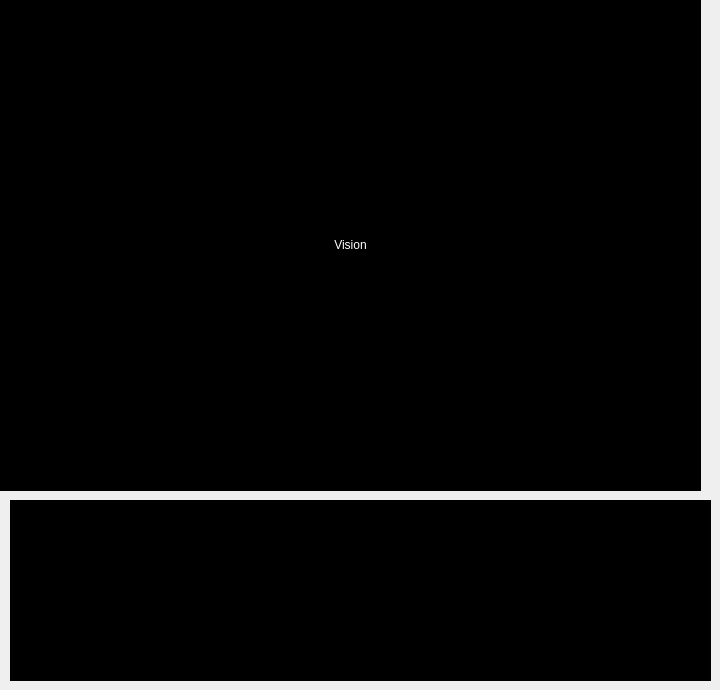
         <widget class="QWidget" name="VisionAndTimelinePage">
          <widget class="QWidget" name="CameraWidget" native="true">
           <property name="geometry">
            <rect>
             <x>0</x>
             <y>0</y>
             <width>701</width>
             <height>491</height>
            </rect>
           </property>
           <property name="styleSheet">
            <string notr="true">background-color: #000000;</string>
           </property>
           <layout class="QHBoxLayout" name="horizontalLayout_2">
            <item alignment="Qt::AlignmentFlag::AlignHCenter|Qt::AlignmentFlag::AlignVCenter">
             <widget class="QLabel" name="VisionText">
              <property name="styleSheet">
               <string notr="true">color:white;</string>
              </property>
              <property name="text">
               <string>Vision</string>
              </property>
              <property name="alignment">
               <set>Qt::AlignmentFlag::AlignCenter</set>
              </property>
             </widget>
            </item>
           </layout>
          </widget>
          <widget class="QFrame" name="Timeline">
           <property name="geometry">
            <rect>
             <x>10</x>
             <y>500</y>
             <width>701</width>
             <height>181</height>
            </rect>
           </property>
           <property name="sizePolicy">
            <sizepolicy hsizetype="Preferred" vsizetype="Preferred">
             <horstretch>0</horstretch>
             <verstretch>0</verstretch>
            </sizepolicy>
           </property>
           <property name="styleSheet">
            <string notr="true">background-color: #000000;</string>
           </property>
           <property name="frameShape">
            <enum>QFrame::Shape::StyledPanel</enum>
           </property>
           <property name="frameShadow">
            <enum>QFrame::Shadow::Raised</enum>
           </property>
           <layout class="QHBoxLayout" name="horizontalLayout_3">
            <item alignment="Qt::AlignmentFlag::AlignVCenter">
             <widget class="QWidget" name="StartWidget" native="true">
              <layout class="QVBoxLayout" name="verticalLayout_2">
               <item>
                <widget class="QLabel" name="StartProcessText">
                 <property name="font">
                  <font>
                   <pointsize>12</pointsize>
                  </font>
                 </property>
                 <property name="text">
                  <string>Start</string>
                 </property>
                 <property name="alignment">
                  <set>Qt::AlignmentFlag::AlignCenter</set>
                 </property>
                </widget>
               </item>
               <item alignment="Qt::AlignmentFlag::AlignHCenter">
                <widget class="QLabel" name="StartCircle">
                 <property name="sizePolicy">
                  <sizepolicy hsizetype="Fixed" vsizetype="Fixed">
                   <horstretch>0</horstretch>
                   <verstretch>0</verstretch>
                  </sizepolicy>
                 </property>
                 <property name="text">
                  <string/>
                 </property>
                 <property name="pixmap">
                  <pixmap>icons/white/timeline-circle.svg</pixmap>
                 </property>
                 <property name="scaledContents">
                  <bool>true</bool>
                 </property>
                 <property name="alignment">
                  <set>Qt::AlignmentFlag::AlignCenter</set>
                 </property>
                </widget>
               </item>
              </layout>
             </widget>
            </item>
            <item alignment="Qt::AlignmentFlag::AlignVCenter">
             <widget class="QWidget" name="ConnectWidget" native="true">
              <layout class="QVBoxLayout" name="verticalLayout">
               <item>
                <widget class="QLabel" name="ConnectProcessText">
                 <property name="font">
                  <font>
                   <pointsize>12</pointsize>
                  </font>
                 </property>
                 <property name="text">
                  <string>Connect</string>
                 </property>
                 <property name="alignment">
                  <set>Qt::AlignmentFlag::AlignCenter</set>
                 </property>
                </widget>
               </item>
               <item alignment="Qt::AlignmentFlag::AlignHCenter">
                <widget class="QLabel" name="ConnectCircle">
                 <property name="sizePolicy">
                  <sizepolicy hsizetype="Fixed" vsizetype="Fixed">
                   <horstretch>0</horstretch>
                   <verstretch>0</verstretch>
                  </sizepolicy>
                 </property>
                 <property name="text">
                  <string/>
                 </property>
                 <property name="pixmap">
                  <pixmap>icons/white/timeline-circle.svg</pixmap>
                 </property>
                 <property name="scaledContents">
                  <bool>true</bool>
                 </property>
                 <property name="alignment">
                  <set>Qt::AlignmentFlag::AlignCenter</set>
                 </property>
                </widget>
               </item>
              </layout>
             </widget>
            </item>
            <item alignment="Qt::AlignmentFlag::AlignVCenter">
             <widget class="QWidget" name="INITWidget" native="true">
              <layout class="QVBoxLayout" name="verticalLayout_3">
               <item>
                <widget class="QLabel" name="INITProcessText">
                 <property name="font">
                  <font>
                   <pointsize>12</pointsize>
                  </font>
                 </property>
                 <property name="text">
                  <string>INIT</string>
                 </property>
                 <property name="alignment">
                  <set>Qt::AlignmentFlag::AlignCenter</set>
                 </property>
                </widget>
               </item>
               <item alignment="Qt::AlignmentFlag::AlignHCenter">
                <widget class="QLabel" name="INITCircle">
                 <property name="sizePolicy">
                  <sizepolicy hsizetype="Fixed" vsizetype="Fixed">
                   <horstretch>0</horstretch>
                   <verstretch>0</verstretch>
                  </sizepolicy>
                 </property>
                 <property name="text">
                  <string/>
                 </property>
                 <property name="pixmap">
                  <pixmap>icons/white/timeline-circle.svg</pixmap>
                 </property>
                 <property name="scaledContents">
                  <bool>true</bool>
                 </property>
                 <property name="alignment">
                  <set>Qt::AlignmentFlag::AlignCenter</set>
                 </property>
                </widget>
               </item>
              </layout>
             </widget>
            </item>
            <item alignment="Qt::AlignmentFlag::AlignVCenter">
             <widget class="QWidget" name="IdleWidget" native="true">
              <layout class="QVBoxLayout" name="verticalLayout_6">
               <item>
                <widget class="QLabel" name="IdleProcessText">
                 <property name="font">
                  <font>
                   <pointsize>12</pointsize>
                  </font>
                 </property>
                 <property name="text">
                  <string>Idle</string>
                 </property>
                 <property name="alignment">
                  <set>Qt::AlignmentFlag::AlignCenter</set>
                 </property>
                </widget>
               </item>
               <item alignment="Qt::AlignmentFlag::AlignHCenter">
                <widget class="QLabel" name="IdleCircle">
                 <property name="sizePolicy">
                  <sizepolicy hsizetype="Fixed" vsizetype="Fixed">
                   <horstretch>0</horstretch>
                   <verstretch>0</verstretch>
                  </sizepolicy>
                 </property>
                 <property name="text">
                  <string/>
                 </property>
                 <property name="pixmap">
                  <pixmap>icons/white/timeline-circle.svg</pixmap>
                 </property>
                 <property name="scaledContents">
                  <bool>true</bool>
                 </property>
                 <property name="alignment">
                  <set>Qt::AlignmentFlag::AlignCenter</set>
                 </property>
                </widget>
               </item>
              </layout>
             </widget>
            </item>
            <item alignment="Qt::AlignmentFlag::AlignVCenter">
             <widget class="QWidget" name="ManualAlignWidget" native="true">
              <layout class="QVBoxLayout" name="verticalLayout_7">
               <item>
                <widget class="QLabel" name="RoughAlignProcessText">
                 <property name="font">
                  <font>
                   <pointsize>12</pointsize>
                  </font>
                 </property>
                 <property name="text">
                  <string>Rough Align</string>
                 </property>
                 <property name="alignment">
                  <set>Qt::AlignmentFlag::AlignCenter</set>
                 </property>
                </widget>
               </item>
               <item alignment="Qt::AlignmentFlag::AlignHCenter">
                <widget class="QLabel" name="RoughAlignCircle">
                 <property name="sizePolicy">
                  <sizepolicy hsizetype="Fixed" vsizetype="Fixed">
                   <horstretch>0</horstretch>
                   <verstretch>0</verstretch>
                  </sizepolicy>
                 </property>
                 <property name="text">
                  <string/>
                 </property>
                 <property name="pixmap">
                  <pixmap>icons/white/timeline-circle.svg</pixmap>
                 </property>
                 <property name="scaledContents">
                  <bool>true</bool>
                 </property>
                 <property name="alignment">
                  <set>Qt::AlignmentFlag::AlignCenter</set>
                 </property>
                </widget>
               </item>
              </layout>
             </widget>
            </item>
            <item alignment="Qt::AlignmentFlag::AlignVCenter">
             <widget class="QWidget" name="AutoAlignWidget" native="true">
              <layout class="QVBoxLayout" name="verticalLayout_8">
               <item>
                <widget class="QLabel" name="PreciseAlignProcessText">
                 <property name="font">
                  <font>
                   <pointsize>12</pointsize>
                  </font>
                 </property>
                 <property name="text">
                  <string>Precise Align</string>
                 </property>
                 <property name="alignment">
                  <set>Qt::AlignmentFlag::AlignCenter</set>
                 </property>
                </widget>
               </item>
               <item alignment="Qt::AlignmentFlag::AlignHCenter">
                <widget class="QLabel" name="PreciseAlignCircle">
                 <property name="sizePolicy">
                  <sizepolicy hsizetype="Fixed" vsizetype="Fixed">
                   <horstretch>0</horstretch>
                   <verstretch>0</verstretch>
                  </sizepolicy>
                 </property>
                 <property name="text">
                  <string/>
                 </property>
                 <property name="pixmap">
                  <pixmap>icons/white/timeline-circle.svg</pixmap>
                 </property>
                 <property name="scaledContents">
                  <bool>true</bool>
                 </property>
                 <property name="alignment">
                  <set>Qt::AlignmentFlag::AlignCenter</set>
                 </property>
                </widget>
               </item>
              </layout>
             </widget>
            </item>
            <item alignment="Qt::AlignmentFlag::AlignVCenter">
             <widget class="QWidget" name="AutoPickWidget" native="true">
              <layout class="QVBoxLayout" name="verticalLayout_9">
               <item>
                <widget class="QLabel" name="PickProcessText">
                 <property name="font">
                  <font>
                   <pointsize>12</pointsize>
                  </font>
                 </property>
                 <property name="text">
                  <string>Pick</string>
                 </property>
                 <property name="alignment">
                  <set>Qt::AlignmentFlag::AlignCenter</set>
                 </property>
                </widget>
               </item>
               <item alignment="Qt::AlignmentFlag::AlignHCenter">
                <widget class="QLabel" name="PickCircle">
                 <property name="sizePolicy">
                  <sizepolicy hsizetype="Fixed" vsizetype="Fixed">
                   <horstretch>0</horstretch>
                   <verstretch>0</verstretch>
                  </sizepolicy>
                 </property>
                 <property name="text">
                  <string/>
                 </property>
                 <property name="pixmap">
                  <pixmap>icons/white/timeline-circle.svg</pixmap>
                 </property>
                 <property name="scaledContents">
                  <bool>true</bool>
                 </property>
                 <property name="alignment">
                  <set>Qt::AlignmentFlag::AlignCenter</set>
                 </property>
                </widget>
               </item>
              </layout>
             </widget>
            </item>
            <item alignment="Qt::AlignmentFlag::AlignVCenter">
             <widget class="QWidget" name="AssemblyWidget" native="true">
              <layout class="QVBoxLayout" name="verticalLayout_4">
               <item alignment="Qt::AlignmentFlag::AlignTop">
                <widget class="QLabel" name="AssemblyProcessText">
                 <property name="font">
                  <font>
                   <pointsize>12</pointsize>
                  </font>
                 </property>
                 <property name="text">
                  <string>Assembly</string>
                 </property>
                 <property name="alignment">
                  <set>Qt::AlignmentFlag::AlignCenter</set>
                 </property>
                </widget>
               </item>
               <item alignment="Qt::AlignmentFlag::AlignHCenter|Qt::AlignmentFlag::AlignVCenter">
                <widget class="QLabel" name="AssemblyCircle">
                 <property name="sizePolicy">
                  <sizepolicy hsizetype="Fixed" vsizetype="Fixed">
                   <horstretch>0</horstretch>
                   <verstretch>0</verstretch>
                  </sizepolicy>
                 </property>
                 <property name="text">
                  <string/>
                 </property>
                 <property name="pixmap">
                  <pixmap>icons/white/timeline-circle.svg</pixmap>
                 </property>
                 <property name="scaledContents">
                  <bool>true</bool>
                 </property>
                 <property name="alignment">
                  <set>Qt::AlignmentFlag::AlignCenter</set>
                 </property>
                </widget>
               </item>
              </layout>
             </widget>
            </item>
           </layout>
          </widget>
         </widget>
